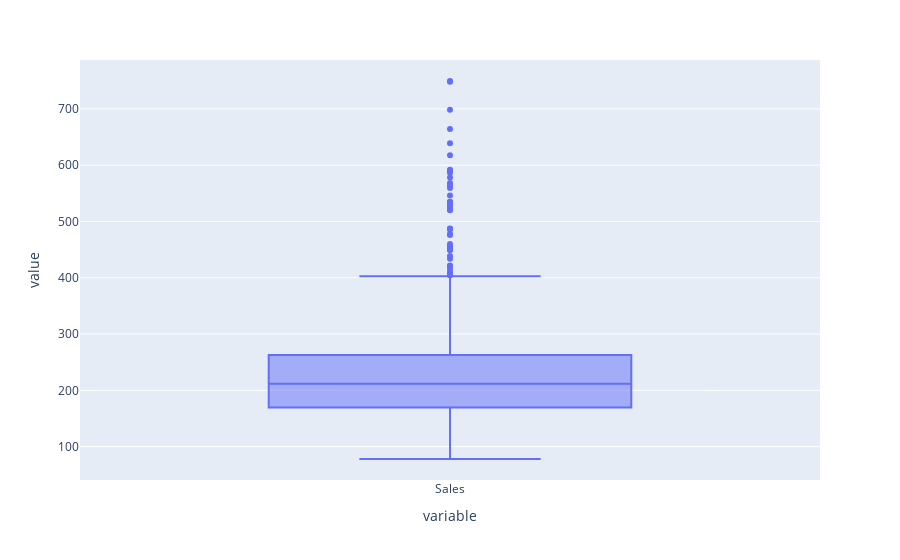

Source (notebook cell):
### Code cell
fig=px.box(smpl_mean)
fig.show()

### Figure 1 — Plotly figure (JSON) as saved in the notebook; plotly's stock layout.template omitted (floating-point values rounded to 4 significant figures; data arrays with more than 128 entries replaced by an {"elided": "..."} marker saying what was removed)
{"data": [{"alignmentgroup": "True", "hovertemplate": "variable=%{x}<br>value=%{y}<extra></extra>", "legendgroup": "", "marker": {"color": "#636efa"}, "name": "", "notched": false, "offsetgroup": "", "orientation": "v", "showlegend": false, "type": "box", "x": {"elided": "1000 str values"}, "x0": " ", "xaxis": "x", "y": {"elided": "1000 float values"}, "y0": " ", "yaxis": "y"}], "layout": {"boxmode": "group", "legend": {"tracegroupgap": 0}, "margin": {"t": 60}, "xaxis": {"anchor": "y", "domain": [0, 1], "title": {"text": "variable"}}, "yaxis": {"anchor": "x", "domain": [0, 1], "title": {"text": "value"}}}}
